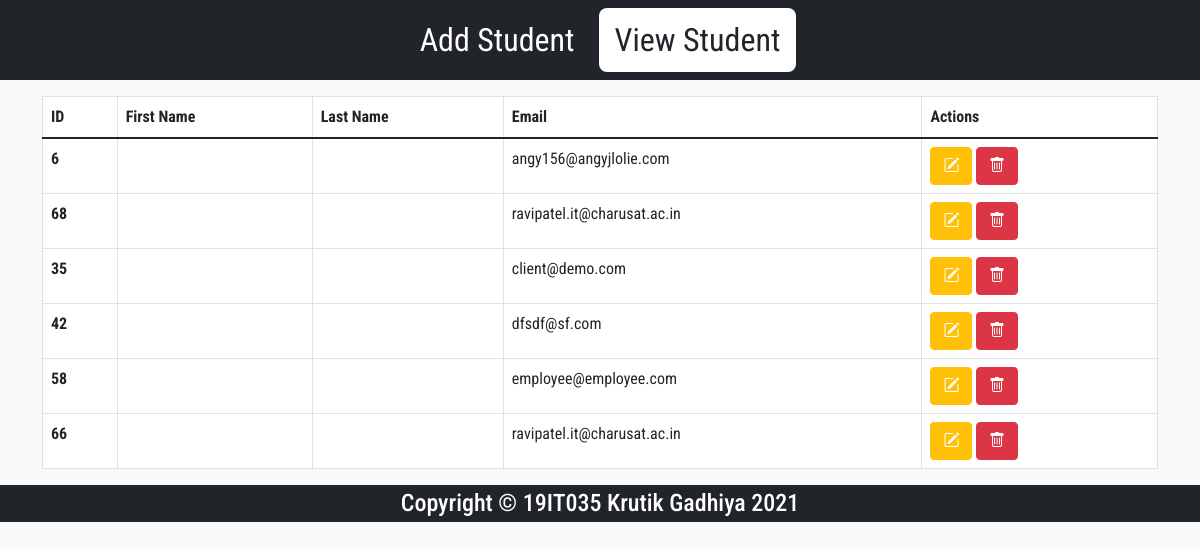
Page /week12/allStudents.php on the committed database.
### tables this page shows
CREATE TABLE `users` (
  `id` int(11) NOT NULL,
  `firstname` varchar(100) NOT NULL,
  `lastname` varchar(100) NOT NULL,
  `email` varchar(100) NOT NULL,
  `mobile` varchar(30) NOT NULL,
  `created` timestamp NOT NULL DEFAULT current_timestamp()
);

### week12/includes/database.php (called while the page is built, shortened)
<?php
class Database
{
  function __construct()
  {
    $dsn = "mysql:host=" . DB_HOST_NAME . ";dbname=" . DB_NAME;
    try {
      $this->connection = new PDO($dsn, DB_USER_NAME, DB_PASS);
    } catch (PDOException $e) {
      echo $e->getMessage();
    }
  }
}
$database = new Database();

### week12/includes/students.php (called while the page is built, shortened)
<?php
include('database.php');
class Student
{
  var $dbConnection;
  function __construct($db)
  {
    $this->dbConnection = $db;
  }
  function getStudentList()
  {
    $query = 'SELECT * FROM ' . TBL_USERS;
    $result = $this->dbConnection->connection->prepare($query);
    $result->execute();
    return $result->fetchAll();
  }
}
$student = new Student($database);

### week12/allStudents.php (the view, shortened to what this page needs)
<?php
include('includes/session.php');
include('includes/students.php');
include('components/header.php');
?>
<div class="container">
  <table class="table table-bordered bg-white">
    <thead>
      <tr>
        <th scope="col">ID</th>
        <th scope="col">First Name</th>
        <th scope="col">Last Name</th>
        <th scope="col">Email</th>
        <th scope="col">Actions</th>
      </tr>
    </thead>
    <tbody>
      <?php
      $list = $student->getStudentList();
      foreach ($list as $k => $val) {
        echo "<tr><th>" . $val['id'] . "</th>
          <td>" . $val['firstName'] . "</td>
          <td>" . $val['lastName'] . "</td>
          <td>" . $val['email'] . "</td>
          <td>
            <a class='btn btn-warning' href='update.php?id=" . $val['id'] . "'><i class='bi bi-pencil-square text-white'></i></a>
            <a class='btn btn-danger' href='./includes/process.php?delId=" . $val['id'] . "'><i class='bi bi-trash'></i></a>
          </td>
          </tr>";
      }
      ?>
    </tbody>
  </table>
</div>
<?php include('components/footer.php') ?>

### week12/components/header.php (shortened to what this page needs)
<!DOCTYPE html>
<html lang="en">
<head>
  <link href="https://cdn.jsdelivr.net/npm/bootstrap@5.1.1/dist/css/bootstrap.min.css" rel="stylesheet">
  <link rel="stylesheet" href="https://cdn.jsdelivr.net/npm/bootstrap-icons@1.5.0/font/bootstrap-icons.css">
</head>
<body>
  <ul class="nav justify-content-center fs-2 mb-3 bg-dark">
    <li class="nav-item">
      <a <?php if ($_SERVER['SCRIPT_NAME'] == "/week12/index.php") { ?> class="nav-link active" <?php }  ?> class="nav-link" aria-current="page" href="index.php">Add Student</a>
    </li>
    <li class="nav-item">
      <a <?php if ($_SERVER['SCRIPT_NAME'] == "/week12/allStudents.php") { ?> class="nav-link active" <?php   }  ?> class="nav-link" href="allStudents.php">View Student</a>
    </li>
  </ul>

### week12/components/footer.php (shortened to what this page needs)
<div class="footer bg-dark text-white text-center py-1">
  <h4 class="m-0">Copyright &copy; 19IT035 Krutik Gadhiya <?php echo date('Y'); ?></h4>
</div>
</body>
</html>

### week12/components/header.php (style rules this page uses)
* { font-family: 'Roboto Condensed', sans-serif; box-sizing: border-box; }
body { background-color: #f9fafc; }
.nav { padding: 0.25em !important; }
.nav>.nav-item>.nav-link { color: #fff !important; border-radius: 0.25em; }
.nav>.nav-item:not(:last-child) { margin-right: 0.25em !important; }
.nav>.nav-item>.nav-link:hover, .nav>.nav-item>.active { color: #212529 !important; background: #fff !important; }

### rows in the picture
users: id "6", email "angy156@angyjlolie.com"
users: id "68", email "ravipatel.it@charusat.ac.in"
users: id "35", email "client@demo.com"
users: id "42", email "dfsdf@sf.com"
users: id "58", email "employee@employee.com"
users: id "66", email "ravipatel.it@charusat.ac.in"
